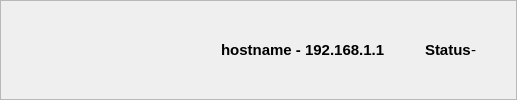
    <widget class="QFrame" name="frame">
     <property name="frameShape">
      <enum>QFrame::Shape::StyledPanel</enum>
     </property>
     <property name="frameShadow">
      <enum>QFrame::Shadow::Raised</enum>
     </property>
     <layout class="QGridLayout" name="gridLayout">
      <property name="leftMargin">
       <number>0</number>
      </property>
      <property name="topMargin">
       <number>0</number>
      </property>
      <property name="rightMargin">
       <number>0</number>
      </property>
      <property name="bottomMargin">
       <number>0</number>
      </property>
      <property name="spacing">
       <number>0</number>
      </property>
      <item row="0" column="0">
       <layout class="QHBoxLayout" name="horizontalLayout_10">
        <item>
         <widget class="QPushButton" name="actionsButton">
          <property name="text">
           <string/>
          </property>
          <property name="icon">
           <iconset theme="format-justify-fill">
            <normaloff>../../../../../../../../../../../../../../../../../../../../../../../../../../../../../../../../../../.designer/backup</normaloff>../../../../../../../../../../../../../../../../../../../../../../../../../../../../../../../../../../.designer/backup</iconset>
          </property>
          <property name="flat">
           <bool>true</bool>
          </property>
         </widget>
        </item>
        <item>
         <widget class="QPushButton" name="prefsButton">
          <property name="sizePolicy">
           <sizepolicy hsizetype="Fixed" vsizetype="Fixed">
            <horstretch>0</horstretch>
            <verstretch>0</verstretch>
           </sizepolicy>
          </property>
          <property name="text">
           <string/>
          </property>
          <property name="icon">
           <iconset theme="preferences-system">
            <normaloff>../../../../../../../../../../../../../../../../../../../../../../../../../../../../../../../../../../../../../../../../../../../../../../../../../../../../../../../../../../../../../../../../../../../../../../../../../../../../../../../../.designer/backup</normaloff>../../../../../../../../../../../../../../../../../../../../../../../../../../../../../../../../../../../../../../../../../../../../../../../../../../../../../../../../../../../../../../../../../../../../../../../../../../../../../../../../.designer/backup</iconset>
          </property>
          <property name="flat">
           <bool>true</bool>
          </property>
         </widget>
        </item>
        <item>
         <widget class="QPushButton" name="newRuleButton">
          <property name="sizePolicy">
           <sizepolicy hsizetype="Fixed" vsizetype="Fixed">
            <horstretch>32</horstretch>
            <verstretch>32</verstretch>
           </sizepolicy>
          </property>
          <property name="toolTip">
           <string>Create a new rule</string>
          </property>
          <property name="text">
           <string/>
          </property>
          <property name="icon">
           <iconset theme="document-new">
            <normaloff>../../../../../../../../../../../../../../../../../../../../../../../../../../../../../../../../../../../../../../../../../../../../../../../../../../../../../../../../.designer/backup</normaloff>../../../../../../../../../../../../../../../../../../../../../../../../../../../../../../../../../../../../../../../../../../../../../../../../../../../../../../../../.designer/backup</iconset>
          </property>
          <property name="flat">
           <bool>true</bool>
          </property>
         </widget>
        </item>
        <item>
         <widget class="QPushButton" name="fwButton">
          <property name="text">
           <string/>
          </property>
          <property name="icon">
           <iconset theme="security-high">
            <normaloff>../../../../../../../../../../../../../../../../../../../../../../../../../../../../../../../../../../.designer/backup</normaloff>../../../../../../../../../../../../../../../../../../../../../../../../../../../../../../../../../../.designer/backup</iconset>
          </property>
          <property name="flat">
           <bool>true</bool>
          </property>
         </widget>
        </item>
        <item>
         <spacer name="horizontalSpacer_9">
          <property name="orientation">
           <enum>Qt::Horizontal</enum>
          </property>
          <property name="sizeHint" stdset="0">
           <size>
            <width>60</width>
            <height>20</height>
           </size>
          </property>
         </spacer>
        </item>
        <item>
         <widget class="QLabel" name="nodeLabel">
          <property name="text">
           <string>&lt;html&gt;&lt;head/&gt;&lt;body&gt;&lt;p&gt;&lt;span style=&quot; font-size:11pt; font-weight:600;&quot;&gt;hostname - 192.168.1.1&lt;/span&gt;&lt;/p&gt;&lt;/body&gt;&lt;/html&gt;</string>
          </property>
          <property name="margin">
           <number>5</number>
          </property>
         </widget>
        </item>
        <item>
         <spacer name="horizontalSpacer">
          <property name="orientation">
           <enum>Qt::Horizontal</enum>
          </property>
          <property name="sizeHint" stdset="0">
           <size>
            <width>40</width>
            <height>20</height>
           </size>
          </property>
         </spacer>
        </item>
        <item>
         <widget class="QLabel" name="label_2">
          <property name="sizePolicy">
           <sizepolicy hsizetype="Fixed" vsizetype="Preferred">
            <horstretch>0</horstretch>
            <verstretch>0</verstretch>
           </sizepolicy>
          </property>
          <property name="font">
           <font>
            <pointsize>11</pointsize>
            <bold>true</bold>
            <kerning>true</kerning>
           </font>
          </property>
          <property name="text">
           <string>Status</string>
          </property>
          <property name="alignment">
           <set>Qt::AlignmentFlag::AlignLeading|Qt::AlignmentFlag::AlignLeft|Qt::AlignmentFlag::AlignVCenter</set>
          </property>
          <property name="margin">
           <number>5</number>
          </property>
         </widget>
        </item>
        <item>
         <widget class="QLabel" name="statusLabel">
          <property name="sizePolicy">
           <sizepolicy hsizetype="Minimum" vsizetype="Fixed">
            <horstretch>0</horstretch>
            <verstretch>0</verstretch>
           </sizepolicy>
          </property>
          <property name="font">
           <font>
            <pointsize>11</pointsize>
            <kerning>true</kerning>
           </font>
          </property>
          <property name="text">
           <string>-</string>
          </property>
          <property name="alignment">
           <set>Qt::AlignmentFlag::AlignLeading|Qt::AlignmentFlag::AlignLeft|Qt::AlignmentFlag::AlignVCenter</set>
          </property>
          <property name="margin">
           <number>5</number>
          </property>
         </widget>
        </item>
        <item>
         <widget class="QPushButton" name="startButton">
          <property name="toolTip">
           <string>Start or Stop interception</string>
          </property>
          <property name="text">
           <string/>
          </property>
          <property name="icon">
           <iconset theme="media-playback-start">
            <normaloff>../../../../../../../../../../../../../../../../../../../../../../../../../../../../../../../../../../../../../../../../../../../../../../../../../../../../../../../../.designer/backup</normaloff>../../../../../../../../../../../../../../../../../../../../../../../../../../../../../../../../../../../../../../../../../../../../../../../../../../../../../../../../.designer/backup</iconset>
          </property>
          <property name="checkable">
           <bool>true</bool>
          </property>
          <property name="checked">
           <bool>false</bool>
          </property>
          <property name="flat">
           <bool>true</bool>
          </property>
         </widget>
        </item>
       </layout>
      </item>
     </layout>
    </widget>
